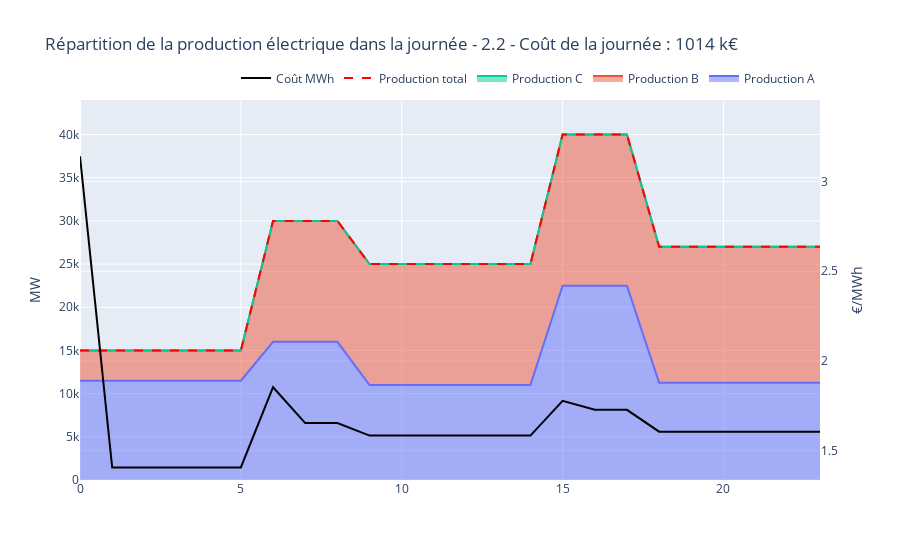

Source (notebook cell):
### Code cell
from utils_viz import df_results22
df = df_results22(dict_N=dict_N,dict_P=dict_P,dict_Nstart=dict_Nstart,dict_XX=dict_Thermique,consommation=consommation)
fig = Results_viz(df,dict_Thermique)
A = "2.2"
fig.update_layout(
    title = f"Répartition de la production électrique dans la journée - {A} - Coût de la journée : {int(np.around(model.ObjVal/1000,0))} k€"
)
fig.show()
fig.write_html(f"HTML/Répartition de la production électrique dans la journée - {A}.html")
df.to_csv(f"CSV/Résultats - {A}.csv",index=False)

### Figure 1 — Plotly figure (JSON) as saved in the notebook; plotly's stock layout.template omitted (floating-point values rounded to 4 significant figures)
{"data": [{"name": "Production A", "stackgroup": "one", "type": "scatter", "x": [0, 1, 2, 3, 4, 5, 6, 7, 8, 9, 10, 11, 12, 13, 14, 15, 16, 17, 18, 19, 20, 21, 22, 23], "y": [11500, 11500, 11500, 11500, 11500, 11500, 16000, 16000, 16000, 11000, 11000, 11000, 11000, 11000, 11000, 22500, 22500, 22500, 11250, 11250, 11250, 11250, 11250, 11250]}, {"name": "Production B", "stackgroup": "one", "type": "scatter", "x": [0, 1, 2, 3, 4, 5, 6, 7, 8, 9, 10, 11, 12, 13, 14, 15, 16, 17, 18, 19, 20, 21, 22, 23], "y": [3500, 3500, 3500, 3500, 3500, 3500, 14000, 14000, 14000, 14000, 14000, 14000, 14000, 14000, 14000, 17500, 17500, 17500, 15750, 15750, 15750, 15750, 15750, 15750]}, {"name": "Production C", "stackgroup": "one", "type": "scatter", "x": [0, 1, 2, 3, 4, 5, 6, 7, 8, 9, 10, 11, 12, 13, 14, 15, 16, 17, 18, 19, 20, 21, 22, 23], "y": [0, 0, 0, 0, 0, 0, 0, 0, 0, 0, 0, 0, 0, 0, 0, 0, 0, 0, 0, 0, 0, 0, 0, 0]}, {"line": {"color": "red", "dash": "dash"}, "name": "Production total", "type": "scatter", "x": [0, 1, 2, 3, 4, 5, 6, 7, 8, 9, 10, 11, 12, 13, 14, 15, 16, 17, 18, 19, 20, 21, 22, 23], "y": [15000, 15000, 15000, 15000, 15000, 15000, 30000, 30000, 30000, 25000, 25000, 25000, 25000, 25000, 25000, 40000, 40000, 40000, 27000, 27000, 27000, 27000, 27000, 27000]}, {"line": {"color": "black"}, "name": "Coût MWh", "type": "scatter", "x": [0, 1, 2, 3, 4, 5, 6, 7, 8, 9, 10, 11, 12, 13, 14, 15, 16, 17, 18, 19, 20, 21, 22, 23], "y": [3.14, 1.407, 1.407, 1.407, 1.407, 1.407, 1.853, 1.653, 1.653, 1.584, 1.584, 1.584, 1.584, 1.584, 1.584, 1.778, 1.728, 1.728, 1.606, 1.606, 1.606, 1.606, 1.606, 1.606], "yaxis": "y2"}], "layout": {"hovermode": "x", "legend": {"orientation": "h", "x": 1, "xanchor": "right", "y": 1.02, "yanchor": "bottom"}, "title": {"text": "Répartition de la production électrique dans la journée - 2.2 - Coût de la journée : 1014 k€"}, "yaxis": {"range": [0, 44000], "title": {"text": "MW"}}, "yaxis2": {"anchor": "free", "overlaying": "y", "position": 1, "range": [1.336, 3.454], "side": "right", "title": {"text": "€/MWh"}}}}
